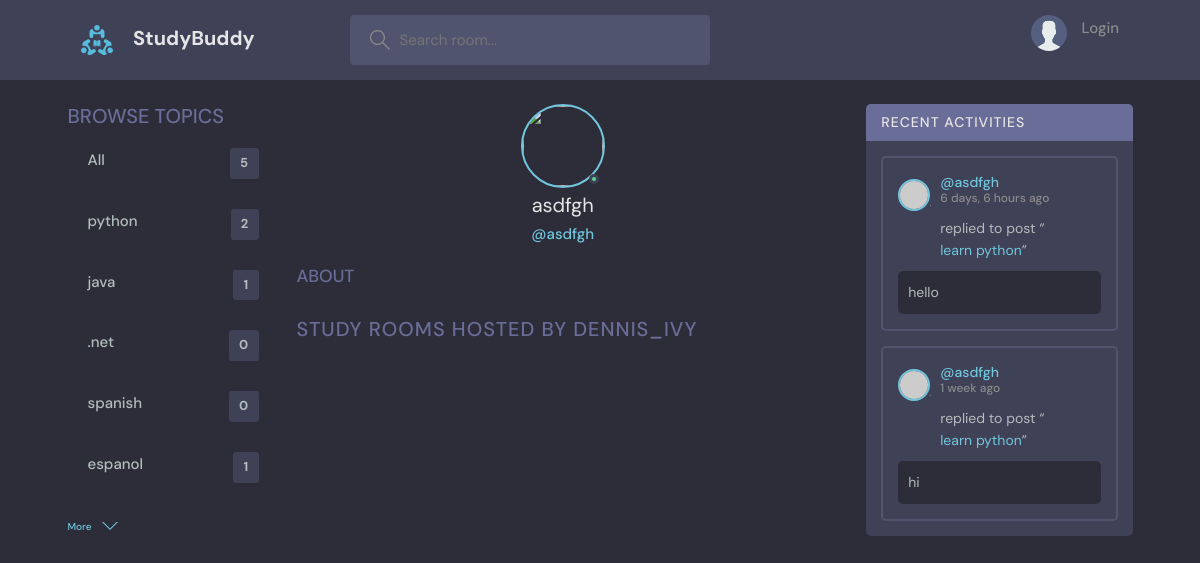
The page /profile_view/4/ on the database its author committed.
### base_app/models.py (models this page shows, shortened)
class Topics(models.Model):
    name = models.CharField(max_length=100)

class Message(models.Model):
    user = models.ForeignKey(User, on_delete=models.CASCADE)
    room = models.ForeignKey(Room, on_delete=models.CASCADE)
    body = models.TextField()
    updated = models.DateTimeField(auto_now=True)
    created = models.DateTimeField(auto_now_add=True)
    class Meta:
        ordering = ['-updated', '-created']
    def __str__(self):
        return self.body[0:20]

class Room(models.Model):
    host = models.ForeignKey(User, on_delete=models.CASCADE)
    participants = models.ManyToManyField(
        User, related_name='participants', blank=True)
    name = models.CharField(max_length=100)
    topic = models.ForeignKey(Topics, on_delete=models.CASCADE)
    description = models.TextField(null=True, blank=True)
    updated = models.DateTimeField(auto_now=True)
    created = models.DateTimeField(auto_now_add=True)
    class Meta:
        ordering = ['-updated', '-created']
    def __str__(self):
        return self.name

### base_app/views.py (the view)
# urls.py: path('profile_view/<int:id>/', views.profile_view, name='profile_view'),
def profile_view(request, id):
    user = User.objects.get(id=id)
    room = user.room_set.all()
    message_room = user.message_set.all()
    topics = Topics.objects.all()
    context = {
        'user': user,
        'room': room,
        'message_room': message_room,
        'topics': topics
    }
    return render(request, 'base/profile.html', context)

### template/base/profile.html (shortened to what this page needs)
{% extends 'base.html' %}
{% block content %}
<main class="profile-page layout layout--3">
  <div class="container">
    {% include "base/topic_bar.html" %}
    <div class="roomList">
      <div class="profile">
        <div class="profile__avatar">
          <div class="avatar avatar--large active">
            <img src="{{user.avatar.url}}" />
          </div>
        </div>
        <div class="profile__info">
          <h3>{{user.username}}</h3>
          <p>@{{user.username}}</p>
        </div>
        <div class="profile__about">
          <h3>About</h3>
        </div>
      </div>
      <div class="roomList__header">
        <div>
          <h2>Study Rooms Hosted by dennis_ivy</a>
          </h2>
        </div>
      </div>
    </div>
    {% include "base/activity_bar.html" %}
  </div>
</main>
{% endblock content %}

### template/base/topic_bar.html
<div class="topics">
    <div class="topics__header">
      <h2>Browse Topics</h2>
    </div>
    <ul class="topics__list">
      <li>
        <a href='{% url "home" %}'>All<span>{{topics.count}}</span></a>
      </li>
      <li>
        {% for value in topics %}
        <div>
            <a href='{% url "home" %}?q={{value.name}}'>{{value.name}}<span>{{value.room_set.all.count}}</span></a>
        </div>
    {% endfor %}
      </li>
    </ul>
    <a class="btn btn--link" href='{% url "topics" %}'>
      More
      <svg version="1.1" xmlns="http://www.w3.org/2000/svg" width="32" height="32" viewBox="0 0 32 32">
        <title>chevron-down</title>
        <path d="M16 21l-13-13h-3l16 16 16-16h-3l-13 13z"></path>
      </svg>
    </a>
  </div>

### template/base/activity_bar.html (shortened to what this page needs)
<div class="activities">
  <div class="activities__header">
    <h2>Recent Activities</h2>
  </div>
  {% for message in message_room%}
    <div class="activities__box">
      <div class="activities__boxHeader roomListRoom__header">
        <a href="{% url 'profile_view' message.user.id %}" class="roomListRoom__author">
          <div class="avatar avatar--small">
            <img src="https://randomuser.me/api/portraits/women/11.jpg" />
          </div>
          <p>
            @{{ message.user }}
            <span>{{ message.created|timesince }} ago</span>
          </p>
        </a>
      </div>
      <div class="activities__boxContent">
        <p>replied to post “<a href='{% url "room" message.room.id %}'>{{message.room}}</a>”</p>
        <div class="activities__boxRoomContent">
          {{message}}
        </div>
      </div>
    </div>
  {% endfor %}
</div>

### rows shown on the page
Topics: name "python", room_set.all.count "2"
Topics: name "java", room_set.all.count "1"
Topics: name ".net", room_set.all.count "0"
Topics: name "spanish", room_set.all.count "0"
Topics: name "espanol", room_set.all.count "1"
Message: user "asdfgh", created "6 days, 6 hours", room "learn python", body "hello"
Message: user "asdfgh", created "1 week", room "learn python", body "hi"

### other values the page prints
{{ topics.count }} "5"
{{ user.username }} "asdfgh"
